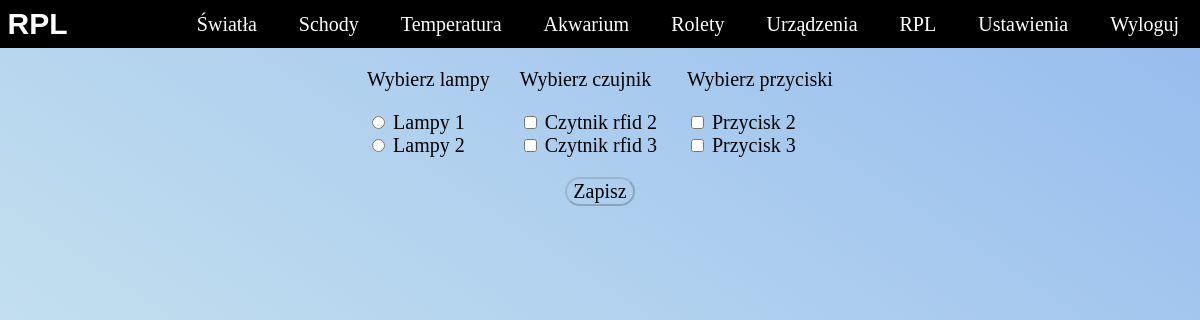
The page /rpl/ (signed in) on the database as committed earlier.
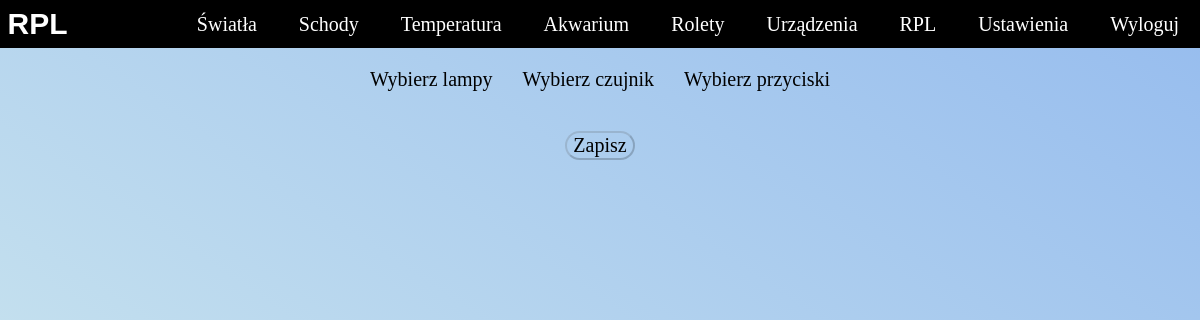
The same page on the database as committed later.
### app/models.py (models this page shows, shortened)
class Sensor(models.Model):
    user = models.ForeignKey(User, null=True, on_delete=models.CASCADE)
    name = models.CharField(max_length=100)
    ip = models.CharField(max_length=100)
    port = models.IntegerField()
    created = models.DateTimeField(auto_now_add=True)
    fun = models.CharField(max_length=100,default="")

### app/views.py (the view, shortened to what this page needs)
# urls.py: path('rpl/',views.rpl, name="rpl"),
@login_required(login_url='login')
def rpl(request):
    user_id = request.user.id
    sensors = Sensor.objects.filter(user_id = user_id)
    context= {'sensors':sensors}
    return render(request,'base/rpl.html',context)

### app/templates/base/rpl.html (shortened to what this page needs)
{% extends 'main.html' %}
{% load static %}
{% block content %}
<link
  rel="stylesheet"
  type="text/css"
  media="screen"
  href='{% static "style/rpl.css" %}'
/>
<ul class="Elements">
  <li class="Elements__lamps">
    <p class="Elements__lamps__message">Wybierz lampy</p>
    {% for sensor in sensors %}
      {% if sensor.fun == 'lamp' %}
        <ul class="Elements__lamps__lamp">
          <input
            class="Elements__lamps__lamp__select"
            type="radio"
            id="lamp"
            name="sen_fun"
            value="{{sensor.id}}"
          />
          <label for="{{sensor.name}}">{{sensor.name}}</label>
        </ul>
      {% endif %}
    {% endfor %}
  </li>
  <li class="Elements__rfids">
    <p class="Elements__rfids__message">Wybierz czujnik</p>
    {% for sensor in sensors %}
      {% if sensor.fun == 'rfid' %}
        <ul class="Elements__rfids__rfid">
          <input
            class="Elements__rfids__rfid__select"
            type="checkbox"
            id="rfid"
            value="{{sensor.id}}"
          />
          <label for="{{sensor.name}}">{{sensor.name}}</label>
        </ul>
      {% endif %}
    {% endfor %}
  </li>
  <li class="Elements__buttons">
    <p class="Elements__buttons__message">Wybierz przyciski</p>
    {% for sensor in sensors %}
      {% if sensor.fun == 'btn' %}
        <ul class="Elements__buttons__button">
          <input
            class="Elements__buttons__button__select"
            type="checkbox"
            id="button"
            value="{{sensor.id}}"
          />
          <label for="{{sensor.name}}">{{sensor.name}}</label>
        </ul>
      {% endif %}
    {% endfor %}
  </li>
</ul>
<button class="Button" id="rpl-btn">Zapisz</button>
{% endblock content %}

Rows that differ between the two databases and show on the page:
removed Sensor: name "Lampy 1"
removed Sensor: name "Lampy 2"
removed Sensor: name "Czytnik rfid 2"
removed Sensor: name "Czytnik rfid 3"
removed Sensor: name "Przycisk 2"
removed Sensor: name "Przycisk 3"
